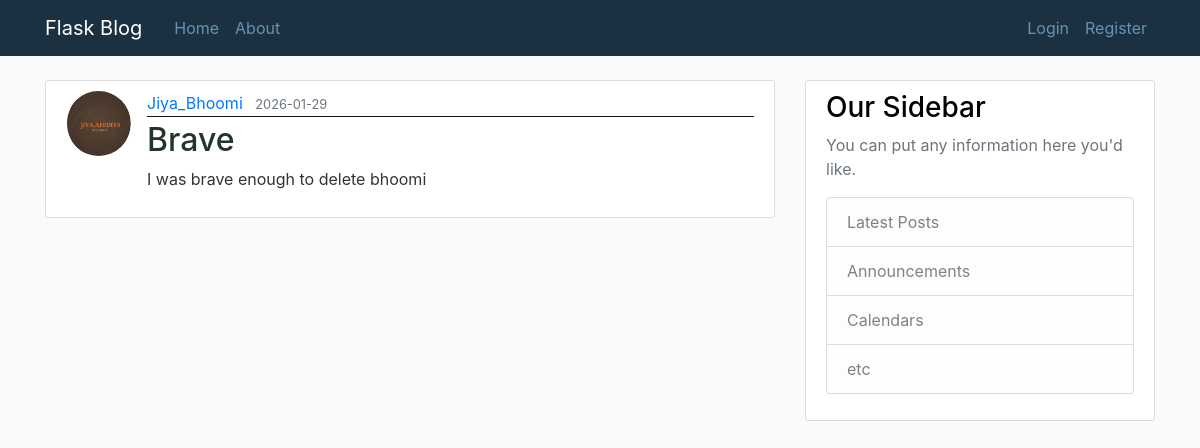
The app's page /post/22 with its own data.
### Blogpost/models.py (models this page shows, shortened)
class User(db.Model, UserMixin):
    id = db.Column(db.Integer, primary_key=True)
    username = db.Column(db.String(20), unique=True, nullable=False)
    email = db.Column(db.String(120), unique=True, nullable=False)
    image_file = db.Column(db.String(20), nullable=False, default='download.jpg')
    password = db.Column(db.String(60), nullable=False)
    posts = db.relationship('Post', backref='author', lazy=True)

class Post(db.Model):
    id = db.Column(db.Integer, primary_key=True)
    title = db.Column(db.String(100), nullable=False)
    date_posted = db.Column(db.DateTime, nullable=False, default=datetime.utcnow)
    content = db.Column(db.Text, nullable=False)
    user_id = db.Column(db.Integer, db.ForeignKey('user.id'), nullable=False)

### Blogpost/routes.py (the view)
@app.route("/post/<int:post_id>")
def post(post_id):
    post = Post.query.get_or_404(post_id)
    return render_template('post.html', title = post.title, post=post)

### Blogpost/templates/post.html (shortened to what this page needs)
{% extends 'layout.html' %}
{% block content %}
    <article class="media content-section">
        <img class="rounded-circle article-img" src="{{ url_for('static', filename ='profile_pic/' + post.author.image_file) }}">
            <div class="media-body">
                <div class="article-metadata">
                <a class="mr-2" href="{{url_for('user_post', username=post.author.username)}}">{{ post.author.username }}</a>
                <small class="text-muted">{{ post.date_posted.strftime('%Y-%m-%d') }}</small>
                </div>
                <h2 class="article-title">{{ post.title }}</h2>
                <p class="article-content">{{ post.content }}</p>
            </div>
    </article>
{% endblock content %}

### Blogpost/static/main.css (style rules this page uses)
body { background: #fafafa; color: #333333; margin-top: 5rem; }
h1, h2, h3, h4, h5, h6 { color: #020202; }
.content-section { background: #ffffff; padding: 10px 20px; border: 1px solid #dddddd; border-radius: 3px; margin-bottom: 20px; }
.article-title { color: #223528; }
.article-content { white-space: pre-line; }
.article-img { height: 65px; width: 65px; margin-right: 16px; }
.article-metadata { padding-bottom: 1px; margin-bottom: 4px; border-bottom: 1px solid #131313 }

### records on screen
User: image_file (picture), author.username "Jiya_Bhoomi"
Post: date_posted "2026-01-29", title "Brave", content "I was brave enough to delete bhoomi"
